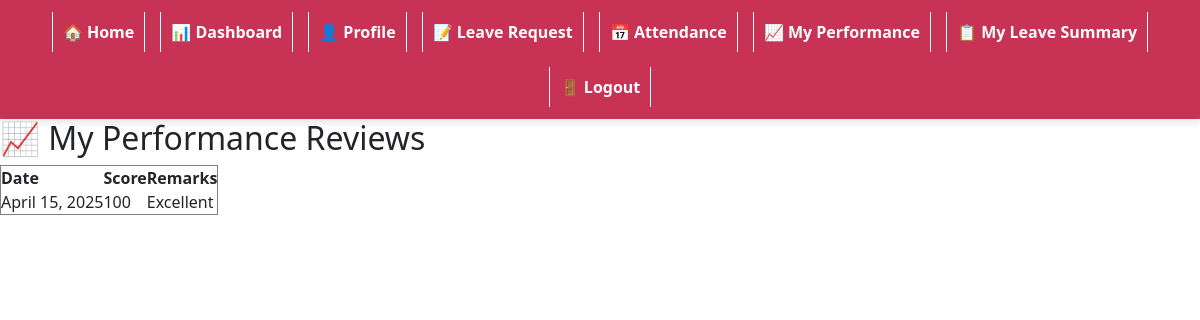
/performance/ (signed in), run on the app's committed database.
### core/models.py (models this page shows)
class Performance(models.Model):
    employee = models.ForeignKey(User, on_delete=models.CASCADE)
    remarks = models.TextField()
    score = models.IntegerField()
    date = models.DateField(auto_now_add=True)

### core/views.py (the view)
# urls.py: path('performance/', views.performance_view, name='performance'),
@login_required
def performance_view(request):
    performance_data = Performance.objects.filter(employee=request.user).order_by('-date')
    return render(request, "core/performance.html", {
        "performance_data": performance_data
    })

### core/templates/core/performance.html (shortened to what this page needs)
{% extends "core/base.html" %}
{% block content %}
<h2>📈 My Performance Reviews</h2>
{% if performance_data %}
    <table border="1" cellpadding="8">
        <tr>
            <th>Date</th>
            <th>Score</th>
            <th>Remarks</th>
        </tr>
        {% for p in performance_data %}
        <tr>
            <td>{{ p.date }}</td>
            <td>{{ p.score }}</td>
            <td>{{ p.remarks }}</td>
        </tr>
        {% endfor %}
    </table>
{% else %}
    <p>No performance records found.</p>
{% endif %}
{% endblock %}

### core/static/core/style.css (style rules this page uses)
* { margin: 0; padding: 0; box-sizing: border-box; }

### data on the page
Performance: date "April 15, 2025", score "100", remarks "Excellent"
